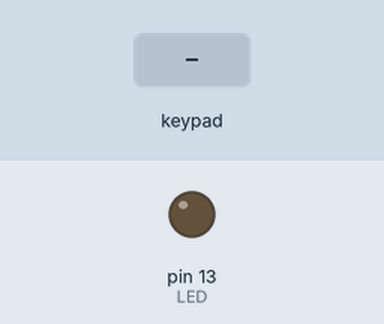
Recording of a sketch running on a simulated Arduino Uno, built with avr-gcc and run on an emulated ATmega328P. On the bench: output pins drawn as LEDs (lit = HIGH). The inputs (shaded band) are chosen by the test bench.

Above: at 1.2 s.
1.3 s: key '1' pressed
At 2.5 s:
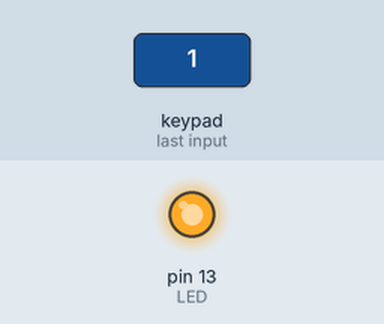
2.8 s: key '0' pressed
At 3.7 s:
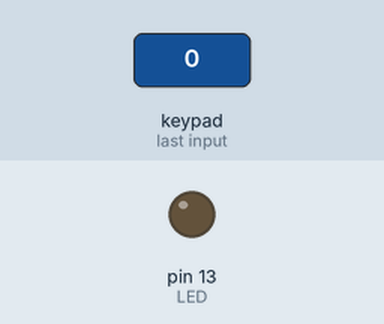
Timing chart, 0 to 5.8 s (numbered marks = the images above; inputs shaded):
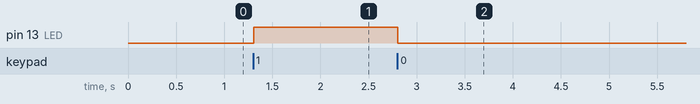

The sketch:

10-TecladoMatricial-Arduino.ino
```cpp
/*
  AUTOR: MICROSIDE TECHNOLOGY S.A. DE C.V.
  FECHA: JUNIO 2019
*/
/**************************************************************************
La práctica consiste en controlar el encendido y apagado de un LED incluido
en la tarjeta a través del uso de un teclado matricial de 4x4.
**************************************************************************/
#include "Keypad.h"
int LED = 13;

const byte rowsCount = 4;     //indica el número de filas
const byte columnsCount = 4;  //indica el número de columnas
char keys[rowsCount][columnsCount] =
{
  {'1', '2', '3', 'a'},
  {'4', '5', '6', 'b'},
  {'7', '8', '9', 'C'},
  {'*', '0', '#', 'D'},
};

const byte rowPins[rowsCount] = {7, 6, 5, 4}; //Indica los pines usados para las filas del teclado
const byte columnsPins[columnsCount] = {3, 2, 1, 0};//Indica los pines usados para las columnas del teclado
Keypad keypad = Keypad(makeKeymap(keys), rowPins, columnsPins, rowsCount, columnsCount);
void setup() {
  pinMode (LED, OUTPUT);
}

void loop() {
  char key = keypad.getKey();
  if (key == '1') {
    digitalWrite (LED, HIGH);
  } else if (key == '0') {
    digitalWrite (LED, LOW);
  }
}
```

Measured:
- after the input at 1.3 s, pin 13 (LED): LOW → HIGH at once
- after the input at 2.8 s, pin 13 (LED): HIGH → LOW at once
